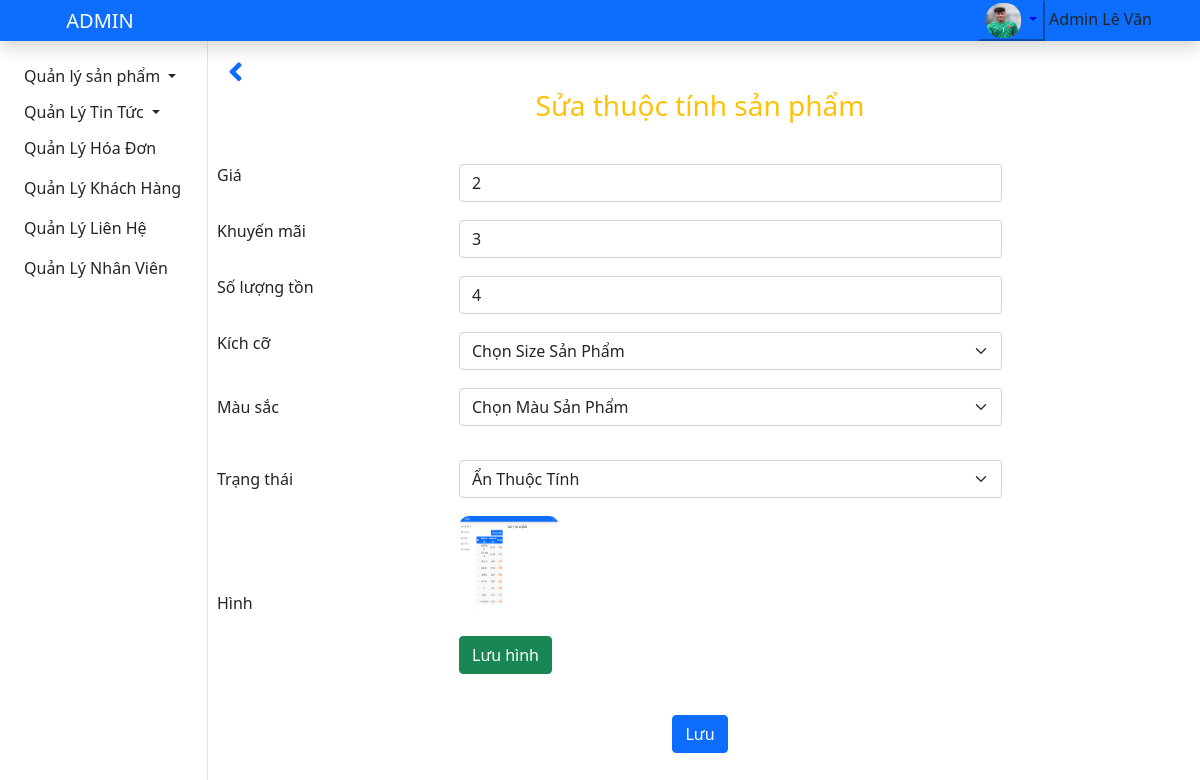
Page /admin/index.php?action=sanpham&act=edit_attr&matt=59 (signed in) on the committed database.
### tables this page shows
CREATE TABLE `thuoctinh_sp` (
  `matt` int(11) NOT NULL COMMENT 'mã thuộc tính của sản phẩm',
  `masp` int(11) NOT NULL COMMENT 'mã sản phẩm',
  `mamau` int(11) NOT NULL COMMENT 'mã màu',
  `masize` int(11) NOT NULL COMMENT 'mã size',
  `dongia` float NOT NULL COMMENT 'đơn giá của sản phẩm',
  `giamgia` float NOT NULL COMMENT 'cột giảm giá của sản phẩm',
  `soluongton` int(11) NOT NULL COMMENT 'số lượng tồn của sản phẩm',
  `hinh` text NOT NULL COMMENT 'hình ảnh của sản phẩm',
  `status` tinyint(1) NOT NULL COMMENT 'trạng thái của thuộc tính'
);

### admin/models/connect.php (called while the page is built, shortened)
<?php
    class connect{
        private $db;
        public function __construct(){
            $dsn='mysql:host=localhost;dbname=shopgiay';
            $user='root';
            $pass='';
            try{
                $this->db=new PDO($dsn,$user,$pass,array(PDO::MYSQL_ATTR_INIT_COMMAND=>'SET NAMES utf8'));
            }catch(PDOException $e){
                die($e->getMessage());
            }
        }
        public function getIntance($select){
            $results=$this->db->query($select);
            $result=$results->fetch();
            return $result;
        }
    }
?>

### admin/models/admin.php (called while the page is built, shortened)
<?php
class Admin
{
    function get_one_statusAcc($id)
    {
        $db=new connect();
        $select="SELECT * FROM `admin` where id=$id";
        $result=$db->getIntance($select);
        return $result;
    }
}
?>

### admin/models/sanpham.php (called while the page is built, shortened)
<?php
class sanpham
{
    function getOneAttr($matt)
    {
        $db = new connect();
        $select = "select * from thuoctinh_sp where matt=$matt";
        $result = $db->getIntance($select);
        return $result;
    }
}

### admin/views/edit_attr.php (the view, shortened to what this page needs)
<?php
if(isset($id))
{
    $staAcc= new Admin();
    $results=$staAcc->get_one_statusAcc($id);
}
if($results['statusAcc']!=0):
?>
<div class="content">
    <div class="mt-3 text-center">
        <div class="ms-3 text-start text-primary" onclick="history.back()"><i class="fas fa-angle-left" style="font-size:30px"></i></div>
        <h3 class="text-warning">
            Sửa thuộc tính sản phẩm
        </h3>
    </div>
    <div class="mt-4">
        <div class="m-3 ">
            <?php
            if (isset($_GET['matt']) && $_GET['matt']!='') {
                $sp = new sanpham();
                $result = $sp->getOneAttr($_GET['matt']);
                $dongia = $result['dongia'];
                $giamgia = $result['giamgia'];
                $slton = $result['soluongton'];
                $hinh = $result['hinh'];
                $status = $result['status'];
            }
            ?>
            <form action="index.php?action=sanpham&act=edit_attr_sp" class="form" name="form" method="post" enctype='multipart/form-data'>
                <div class="row">
                    <table class="col-md-12">
                        <tr>
                            <td class="w-25">Giá</td>
                            <td><input type="number" name="dongia" class="form-control w-75 mt-3" placeholder="Nhập giá" value="<?php echo $dongia  ?>">
                            </td>
                        </tr>
                        <tr>
                            <td class="w-25">Khuyến mãi</td>
                            <td><input type="number" class="form-control w-75 mt-3" name="giamgia" value="<?php echo $giamgia  ?>" placeholder="Nhập giá khuyến mãi nếu có">
                            </td>
                        </tr>
                        <tr class="">
                            <td class="w-25">Số lượng tồn</td>
                            <td><input type="number" class="form-control w-75 mt-3" name="soluongton" placeholder="Nhập số lượng tồn" value="<?php echo $slton  ?>">
                            </td>
                        </tr>
                        <tr>
                            <td class="w-25">Kích cỡ</td>
                            <td>
                                <select class="form-select w-75  mt-3" name="size" style="text-transform: capitalize;">
                                    <option selected value="">Chọn size sản phẩm</option>
                                </select>
                            </td>
                        </tr>
                        <tr>
                            <td class="w-25">Màu sắc</td>
                            <td>
                                <select class="form-select w-75  mt-3 mb-3" name="mausac" style="text-transform: capitalize;">
                                    <option selected value="">Chọn màu sản phẩm</option>
                                </select>
                            </td>
                        </tr>
                        <tr>
                            <td class="w-25">Trạng thái</td>
                            <td>
                                <select class="form-select w-75 mt-3 mb-3" style="text-transform: capitalize;" name="status">
                                    <option value="0" <?php if($status==0){echo 'selected';}?> >Ẩn thuộc tính</option>
                                </select>
                            </td>
                        </tr>
                        <tr>
                            <td class="w-25">Hình</td>
                            <td>
                                <label for="file"><img src="<?php echo $hinh ?>" alt="" id="image_url" class="txt_img"></label>
                                <br>
                                <div id="upload_img" class="btn btn-success mb-3 ">Lưu hình</div>
                            </td>
                        </tr>
                    </table>
                </div>
                <div class="text-center mt-4">
                    <button class="btn btn-primary" type="submit" name="submit">Lưu</button>
                </div>
            </form>
        </div>
    </div>
</div>
<?php
else :
    echo  "<script>alert ('Tài khoản đã bị khóa !');</script>";
    echo '<meta http-equiv="refresh" content="0;url=./index.php?action=login&act=logout"/>';
endif;
?>

### admin/assets/css/style.css (style rules this page uses)
:root { --main-color: rgb(5, 61, 163); --main-bg-color: rgba(23, 104, 255, 0.629); --text-button:rgb(255, 255, 255); --bg-color: rgb(255, 255, 255); }
.txt_img { width: 100px; height: 100px; margin-bottom: 20px; border-radius: 10px; }

### rows in the picture
thuoctinh_sp: dongia "2", giamgia "3", soluongton "4", status "Ẩn thuộc tính", hinh (picture)

### other values in the picture
$_SESSION['hoten_nv'] "Admin Lê Văn"
